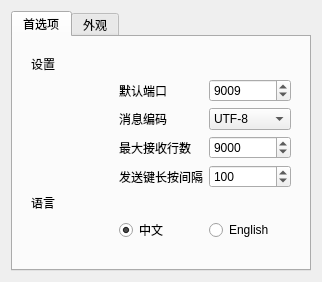
<?xml version="1.0" encoding="UTF-8"?>
<ui version="4.0">
 <class>VSettings</class>
 <widget class="QDialog" name="VSettings">
  <property name="geometry">
   <rect>
    <x>0</x>
    <y>0</y>
    <width>322</width>
    <height>282</height>
   </rect>
  </property>
  <property name="sizePolicy">
   <sizepolicy hsizetype="Preferred" vsizetype="Preferred">
    <horstretch>0</horstretch>
    <verstretch>0</verstretch>
   </sizepolicy>
  </property>
  <property name="minimumSize">
   <size>
    <width>300</width>
    <height>260</height>
   </size>
  </property>
  <property name="windowTitle">
   <string>设置</string>
  </property>
  <property name="styleSheet">
   <string notr="true"/>
  </property>
  <layout class="QVBoxLayout" name="verticalLayout_2">
   <item>
    <widget class="QTabWidget" name="tabWidget">
     <property name="currentIndex">
      <number>0</number>
     </property>
     <widget class="QWidget" name="tab">
      <attribute name="title">
       <string>首选项</string>
      </attribute>
      <layout class="QVBoxLayout" name="verticalLayout">
       <item>
        <widget class="QWidget" name="widget" native="true">
         <property name="minimumSize">
          <size>
           <width>0</width>
           <height>200</height>
          </size>
         </property>
         <layout class="QGridLayout" name="gridLayout_3">
          <item row="8" column="2">
           <widget class="QRadioButton" name="radioButton_english">
            <property name="text">
             <string>English</string>
            </property>
           </widget>
          </item>
          <item row="8" column="1">
           <widget class="QRadioButton" name="radioButton_zn">
            <property name="text">
             <string>中文</string>
            </property>
            <property name="checked">
             <bool>true</bool>
            </property>
           </widget>
          </item>
          <item row="3" column="1">
           <widget class="QLabel" name="label_4">
            <property name="text">
             <string>最大接收行数</string>
            </property>
           </widget>
          </item>
          <item row="3" column="2">
           <widget class="QSpinBox" name="spinBox_maxline">
            <property name="minimum">
             <number>1000</number>
            </property>
            <property name="maximum">
             <number>90000</number>
            </property>
            <property name="singleStep">
             <number>100</number>
            </property>
            <property name="value">
             <number>9000</number>
            </property>
           </widget>
          </item>
          <item row="1" column="1">
           <widget class="QLabel" name="label_10">
            <property name="text">
             <string>默认端口</string>
            </property>
           </widget>
          </item>
          <item row="2" column="1">
           <widget class="QLabel" name="label_2">
            <property name="text">
             <string>消息编码</string>
            </property>
           </widget>
          </item>
          <item row="9" column="1">
           <spacer name="verticalSpacer_2">
            <property name="orientation">
             <enum>Qt::Vertical</enum>
            </property>
            <property name="sizeHint" stdset="0">
             <size>
              <width>20</width>
              <height>40</height>
             </size>
            </property>
           </spacer>
          </item>
          <item row="7" column="0">
           <widget class="QLabel" name="label_8">
            <property name="text">
             <string>语言</string>
            </property>
           </widget>
          </item>
          <item row="0" column="0">
           <widget class="QLabel" name="label_9">
            <property name="text">
             <string>设置</string>
            </property>
           </widget>
          </item>
          <item row="2" column="2">
           <widget class="QComboBox" name="comboBox_text_code">
            <item>
             <property name="text">
              <string>UTF-8</string>
             </property>
            </item>
            <item>
             <property name="text">
              <string>GBK</string>
             </property>
            </item>
           </widget>
          </item>
          <item row="1" column="2">
           <widget class="QSpinBox" name="spinBox_port">
            <property name="maximum">
             <number>65535</number>
            </property>
            <property name="value">
             <number>9009</number>
            </property>
           </widget>
          </item>
          <item row="5" column="1">
           <widget class="QLabel" name="label_5">
            <property name="text">
             <string>发送键长按间隔</string>
            </property>
           </widget>
          </item>
          <item row="5" column="2">
           <widget class="QSpinBox" name="spinBox_span">
            <property name="minimum">
             <number>1</number>
            </property>
            <property name="maximum">
             <number>1000</number>
            </property>
            <property name="singleStep">
             <number>100</number>
            </property>
            <property name="value">
             <number>100</number>
            </property>
           </widget>
          </item>
         </layout>
        </widget>
       </item>
      </layout>
     </widget>
     <widget class="QWidget" name="tab_2">
      <attribute name="title">
       <string>外观</string>
      </attribute>
      <layout class="QVBoxLayout" name="verticalLayout_3">
       <item>
        <widget class="QWidget" name="widget_2" native="true">
         <layout class="QGridLayout" name="gridLayout">
          <item row="5" column="0" colspan="3">
           <spacer name="verticalSpacer">
            <property name="orientation">
             <enum>Qt::Vertical</enum>
            </property>
            <property name="sizeHint" stdset="0">
             <size>
              <width>20</width>
              <height>40</height>
             </size>
            </property>
           </spacer>
          </item>
          <item row="0" column="0">
           <widget class="QLabel" name="label_11">
            <property name="text">
             <string>字体</string>
            </property>
           </widget>
          </item>
          <item row="2" column="2">
           <widget class="QComboBox" name="comboBox_chinese"/>
          </item>
          <item row="3" column="2">
           <widget class="QComboBox" name="comboBox_english"/>
          </item>
          <item row="2" column="1">
           <widget class="QLabel" name="label_12">
            <property name="text">
             <string>中文字体</string>
            </property>
           </widget>
          </item>
          <item row="3" column="1">
           <widget class="QLabel" name="label_13">
            <property name="text">
             <string>英文字体</string>
            </property>
           </widget>
          </item>
          <item row="4" column="1">
           <widget class="QLabel" name="label">
            <property name="text">
             <string>字体大小</string>
            </property>
           </widget>
          </item>
          <item row="4" column="2">
           <widget class="QSpinBox" name="spinBox_font_size">
            <property name="minimum">
             <number>8</number>
            </property>
            <property name="value">
             <number>12</number>
            </property>
           </widget>
          </item>
         </layout>
        </widget>
       </item>
      </layout>
     </widget>
    </widget>
   </item>
  </layout>
 </widget>
 <resources/>
 <connections/>
</ui>
